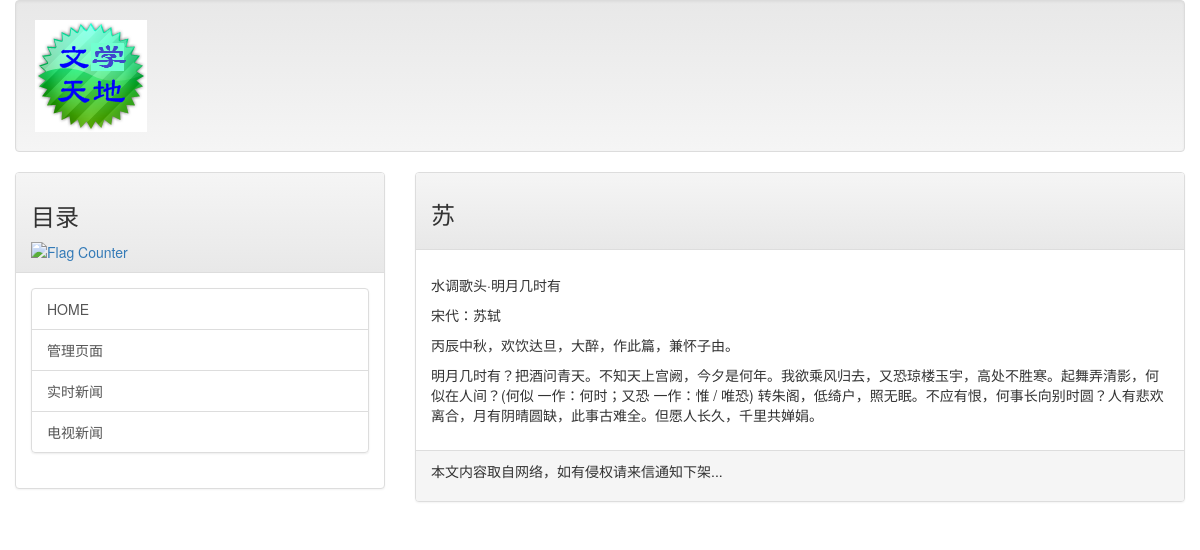
The app's page /post/q4 with its own data.
### mainsite/models.py (models this page shows, shortened)
class Post(models.Model):
    title = models.CharField(max_length=200)
    slug = models.CharField(max_length=200)
    body = models.TextField()
    pub_date = models.DateTimeField(default=timezone.now)
    class Meta:
        ordering = ('-pub_date',)

### mainsite/views.py (the view)
# urls.py: url(r'^post/(\w+)$',showpost),
def showpost(request,slug):
    template = get_template('post.html')
    try:
        post = Post.objects.get(slug = slug)
        if post != None:
            html = template.render(locals())
            return HttpResponse(html)
    except:
        return redirect('/')

### templates/post.html (shortened to what this page needs)
{% extends 'base.html' %}
{% load markdown_deux_tags %}
{% block headmessage %}
    <h3 style='font-family:微软雅黑;'>{{ post.title }}</h3>
{% endblock %}
{% block content %}
        <p style='font-family:微软雅黑;font-size:12pt;letter-spacing:2pt;'>
            {{ post.body | markdown }}</a>
        </p>
{% endblock %}

### records on screen
Post: title "苏", body "水调歌头·明月几时有 宋代：苏轼 丙辰中秋，欢饮达旦，大醉，作此篇，兼怀子由。 明月几时有？把酒问青天。不知天上宫阙，今夕是何年。我欲乘风归去，又恐琼楼玉宇，高处不胜寒。起舞弄清影，何似在人间？(何似 一作：何时；又恐 一作：惟 / 唯恐) 转朱阁，低绮户，照无眠。不应有恨，何事长向别时圆？人有悲欢离合，月有阴晴圆缺，此事古难全。但愿人长久，千里共婵娟。"
